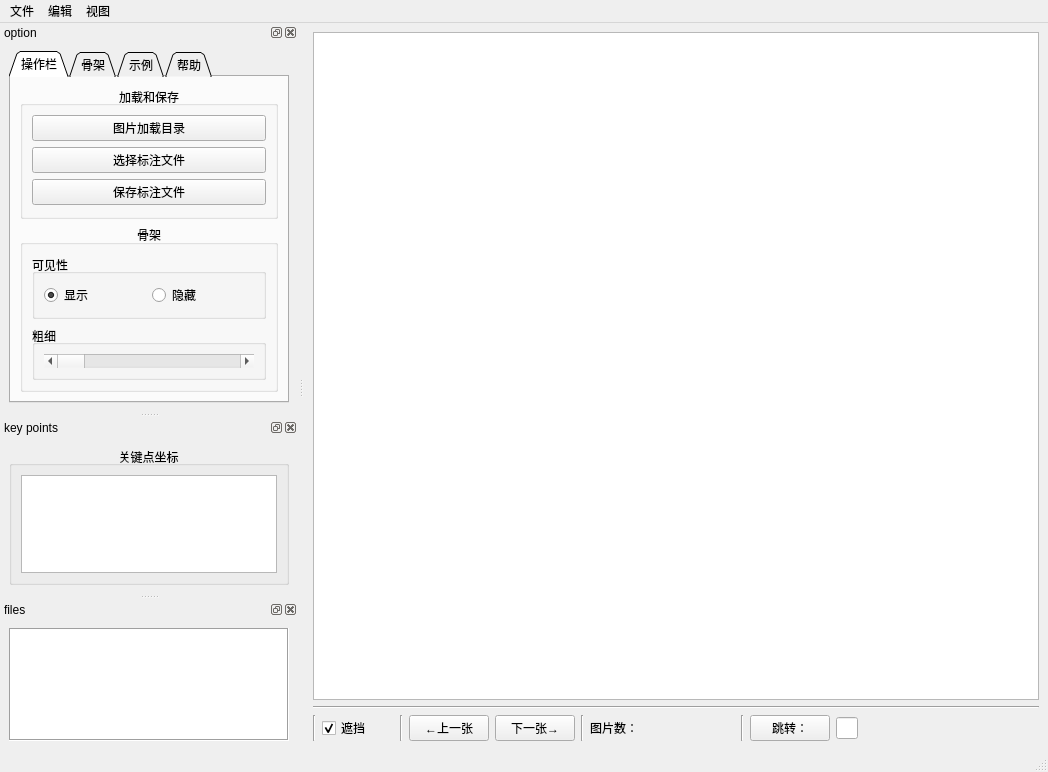
<?xml version="1.0" encoding="UTF-8"?>
<ui version="4.0">
 <class>MainWindow</class>
 <widget class="QMainWindow" name="MainWindow">
  <property name="geometry">
   <rect>
    <x>0</x>
    <y>0</y>
    <width>1048</width>
    <height>772</height>
   </rect>
  </property>
  <property name="windowTitle">
   <string>LabelKPs</string>
  </property>
  <widget class="QWidget" name="centralwidget">
   <layout class="QHBoxLayout" name="horizontalLayout">
    <item>
     <layout class="QVBoxLayout" name="verticalLayout_8">
      <item>
       <widget class="QGraphicsView" name="graphicsView">
        <property name="cursor" stdset="0">
         <cursorShape>CrossCursor</cursorShape>
        </property>
        <property name="acceptDrops">
         <bool>true</bool>
        </property>
        <property name="frameShape">
         <enum>QFrame::StyledPanel</enum>
        </property>
        <property name="frameShadow">
         <enum>QFrame::Sunken</enum>
        </property>
       </widget>
      </item>
      <item>
       <layout class="QVBoxLayout" name="verticalLayout_5">
        <item>
         <widget class="Line" name="line">
          <property name="orientation">
           <enum>Qt::Horizontal</enum>
          </property>
         </widget>
        </item>
        <item>
         <layout class="QHBoxLayout" name="horizontalLayout_3" stretch="0,1,0,1,1,0,2,0,4">
          <item>
           <widget class="Line" name="line_5">
            <property name="orientation">
             <enum>Qt::Vertical</enum>
            </property>
           </widget>
          </item>
          <item>
           <widget class="QCheckBox" name="checkBox">
            <property name="text">
             <string>遮挡</string>
            </property>
            <property name="checked">
             <bool>true</bool>
            </property>
           </widget>
          </item>
          <item>
           <widget class="Line" name="line_4">
            <property name="orientation">
             <enum>Qt::Vertical</enum>
            </property>
           </widget>
          </item>
          <item>
           <widget class="QPushButton" name="preButton">
            <property name="text">
             <string>←上一张</string>
            </property>
           </widget>
          </item>
          <item>
           <widget class="QPushButton" name="nextButton">
            <property name="text">
             <string>下一张→</string>
            </property>
           </widget>
          </item>
          <item>
           <widget class="Line" name="line_2">
            <property name="orientation">
             <enum>Qt::Vertical</enum>
            </property>
           </widget>
          </item>
          <item>
           <widget class="QLabel" name="number_label">
            <property name="text">
             <string>图片数：     </string>
            </property>
           </widget>
          </item>
          <item>
           <widget class="Line" name="line_3">
            <property name="orientation">
             <enum>Qt::Vertical</enum>
            </property>
           </widget>
          </item>
          <item>
           <layout class="QHBoxLayout" name="horizontalLayout_2" stretch="1,1,10">
            <item>
             <widget class="QPushButton" name="goButton">
              <property name="text">
               <string>跳转：</string>
              </property>
             </widget>
            </item>
            <item>
             <widget class="QLineEdit" name="lineEdit">
              <property name="text">
               <string/>
              </property>
             </widget>
            </item>
            <item>
             <spacer name="horizontalSpacer">
              <property name="orientation">
               <enum>Qt::Horizontal</enum>
              </property>
              <property name="sizeHint" stdset="0">
               <size>
                <width>40</width>
                <height>20</height>
               </size>
              </property>
             </spacer>
            </item>
           </layout>
          </item>
         </layout>
        </item>
       </layout>
      </item>
     </layout>
    </item>
   </layout>
  </widget>
  <widget class="QMenuBar" name="menubar">
   <property name="geometry">
    <rect>
     <x>0</x>
     <y>0</y>
     <width>1048</width>
     <height>26</height>
    </rect>
   </property>
   <widget class="QMenu" name="menu">
    <property name="title">
     <string>文件</string>
    </property>
    <addaction name="action_loadDir"/>
    <addaction name="separator"/>
    <addaction name="action_labelfile"/>
    <addaction name="action_save"/>
   </widget>
   <widget class="QMenu" name="menu_2">
    <property name="title">
     <string>编辑</string>
    </property>
    <addaction name="action_drawpoint"/>
    <addaction name="action_drawbox"/>
    <addaction name="separator"/>
    <addaction name="action_pre"/>
    <addaction name="action_next"/>
    <addaction name="action_go"/>
    <addaction name="separator"/>
   </widget>
   <widget class="QMenu" name="menu_3">
    <property name="title">
     <string>视图</string>
    </property>
    <addaction name="actionoption"/>
    <addaction name="actionkey_points"/>
    <addaction name="actionfiles"/>
   </widget>
   <addaction name="menu"/>
   <addaction name="menu_2"/>
   <addaction name="menu_3"/>
  </widget>
  <widget class="QStatusBar" name="statusbar"/>
  <widget class="QDockWidget" name="dockWidget_1">
   <property name="windowTitle">
    <string>option</string>
   </property>
   <attribute name="dockWidgetArea">
    <number>1</number>
   </attribute>
   <widget class="QWidget" name="dockWidgetContents">
    <layout class="QVBoxLayout" name="verticalLayout_2">
     <item>
      <widget class="QTabWidget" name="tabWidget">
       <property name="layoutDirection">
        <enum>Qt::LeftToRight</enum>
       </property>
       <property name="tabPosition">
        <enum>QTabWidget::North</enum>
       </property>
       <property name="tabShape">
        <enum>QTabWidget::Triangular</enum>
       </property>
       <property name="currentIndex">
        <number>0</number>
       </property>
       <property name="elideMode">
        <enum>Qt::ElideNone</enum>
       </property>
       <property name="documentMode">
        <bool>false</bool>
       </property>
       <property name="tabsClosable">
        <bool>false</bool>
       </property>
       <property name="movable">
        <bool>true</bool>
       </property>
       <property name="tabBarAutoHide">
        <bool>false</bool>
       </property>
       <widget class="QWidget" name="tab_1">
        <attribute name="title">
         <string>操作栏</string>
        </attribute>
        <layout class="QVBoxLayout" name="verticalLayout_9">
         <item>
          <widget class="QGroupBox" name="GBload_save">
           <property name="title">
            <string>加载和保存</string>
           </property>
           <property name="alignment">
            <set>Qt::AlignCenter</set>
           </property>
           <layout class="QVBoxLayout" name="verticalLayout_4">
            <item>
             <widget class="QPushButton" name="loadButton">
              <property name="text">
               <string>图片加载目录</string>
              </property>
              <property name="checkable">
               <bool>false</bool>
              </property>
              <property name="autoDefault">
               <bool>false</bool>
              </property>
              <property name="default">
               <bool>false</bool>
              </property>
              <property name="flat">
               <bool>false</bool>
              </property>
             </widget>
            </item>
            <item>
             <widget class="QPushButton" name="jsonButton">
              <property name="text">
               <string>选择标注文件</string>
              </property>
             </widget>
            </item>
            <item>
             <widget class="QPushButton" name="saveButton">
              <property name="text">
               <string>保存标注文件</string>
              </property>
             </widget>
            </item>
           </layout>
          </widget>
         </item>
         <item>
          <widget class="QGroupBox" name="groupBox_3">
           <property name="title">
            <string>骨架</string>
           </property>
           <property name="alignment">
            <set>Qt::AlignHCenter|Qt::AlignTop</set>
           </property>
           <layout class="QVBoxLayout" name="verticalLayout_13">
            <item>
             <widget class="QGroupBox" name="groupBox">
              <property name="title">
               <string>可见性</string>
              </property>
              <property name="alignment">
               <set>Qt::AlignLeading|Qt::AlignLeft|Qt::AlignVCenter</set>
              </property>
              <property name="flat">
               <bool>true</bool>
              </property>
              <property name="checkable">
               <bool>false</bool>
              </property>
              <layout class="QHBoxLayout" name="horizontalLayout_5">
               <item>
                <widget class="QRadioButton" name="radioButton_show">
                 <property name="text">
                  <string>显示</string>
                 </property>
                 <property name="checked">
                  <bool>true</bool>
                 </property>
                </widget>
               </item>
               <item>
                <widget class="QRadioButton" name="radioButton_hide">
                 <property name="text">
                  <string>隐藏</string>
                 </property>
                </widget>
               </item>
              </layout>
             </widget>
            </item>
            <item>
             <widget class="QGroupBox" name="groupBox_2">
              <property name="title">
               <string>粗细</string>
              </property>
              <property name="alignment">
               <set>Qt::AlignLeading|Qt::AlignLeft|Qt::AlignVCenter</set>
              </property>
              <property name="flat">
               <bool>true</bool>
              </property>
              <layout class="QVBoxLayout" name="verticalLayout_11">
               <item>
                <widget class="QScrollBar" name="horizontalScrollBar">
                 <property name="orientation">
                  <enum>Qt::Horizontal</enum>
                 </property>
                </widget>
               </item>
              </layout>
             </widget>
            </item>
           </layout>
          </widget>
         </item>
        </layout>
       </widget>
       <widget class="QWidget" name="tab_3">
        <attribute name="title">
         <string>骨架</string>
        </attribute>
        <layout class="QVBoxLayout" name="verticalLayout_7"/>
       </widget>
       <widget class="QWidget" name="tab_2">
        <attribute name="title">
         <string>示例</string>
        </attribute>
        <layout class="QVBoxLayout" name="verticalLayout" stretch="1,0,3">
         <item>
          <spacer name="verticalSpacer_2">
           <property name="orientation">
            <enum>Qt::Vertical</enum>
           </property>
           <property name="sizeHint" stdset="0">
            <size>
             <width>20</width>
             <height>48</height>
            </size>
           </property>
          </spacer>
         </item>
         <item>
          <widget class="QLabel" name="label_picture">
           <property name="minimumSize">
            <size>
             <width>224</width>
             <height>224</height>
            </size>
           </property>
           <property name="text">
            <string/>
           </property>
           <property name="pixmap">
            <pixmap>C:/Users/WISE &amp; BRAVE/Desktop/Example_n.png</pixmap>
           </property>
           <property name="scaledContents">
            <bool>true</bool>
           </property>
           <property name="alignment">
            <set>Qt::AlignLeading|Qt::AlignLeft|Qt::AlignVCenter</set>
           </property>
           <property name="wordWrap">
            <bool>false</bool>
           </property>
          </widget>
         </item>
         <item>
          <spacer name="verticalSpacer">
           <property name="orientation">
            <enum>Qt::Vertical</enum>
           </property>
           <property name="sizeHint" stdset="0">
            <size>
             <width>20</width>
             <height>151</height>
            </size>
           </property>
          </spacer>
         </item>
        </layout>
       </widget>
       <widget class="QWidget" name="tab">
        <attribute name="title">
         <string>帮助</string>
        </attribute>
        <layout class="QVBoxLayout" name="verticalLayout_12">
         <item>
          <widget class="QLabel" name="label_caption">
           <property name="frameShape">
            <enum>QFrame::NoFrame</enum>
           </property>
           <property name="text">
            <string>TextLabel</string>
           </property>
           <property name="scaledContents">
            <bool>true</bool>
           </property>
          </widget>
         </item>
        </layout>
       </widget>
      </widget>
     </item>
    </layout>
   </widget>
  </widget>
  <widget class="QDockWidget" name="dockWidget_2">
   <property name="windowTitle">
    <string>key points</string>
   </property>
   <attribute name="dockWidgetArea">
    <number>1</number>
   </attribute>
   <widget class="QWidget" name="dockWidgetContents_2">
    <layout class="QVBoxLayout" name="verticalLayout_3">
     <item>
      <widget class="QGroupBox" name="GBkps">
       <property name="title">
        <string>关键点坐标</string>
       </property>
       <property name="alignment">
        <set>Qt::AlignCenter</set>
       </property>
       <layout class="QVBoxLayout" name="verticalLayout_6">
        <item>
         <widget class="QListWidget" name="listWidget_points"/>
        </item>
       </layout>
      </widget>
     </item>
    </layout>
   </widget>
  </widget>
  <widget class="QDockWidget" name="dockWidget_3">
   <property name="accessibleName">
    <string/>
   </property>
   <property name="windowTitle">
    <string>files</string>
   </property>
   <attribute name="dockWidgetArea">
    <number>1</number>
   </attribute>
   <widget class="QWidget" name="dockWidgetContents_3">
    <layout class="QVBoxLayout" name="verticalLayout_10">
     <item>
      <widget class="QListWidget" name="listWidget_files">
       <property name="frameShape">
        <enum>QFrame::Box</enum>
       </property>
       <property name="uniformItemSizes">
        <bool>false</bool>
       </property>
       <property name="selectionRectVisible">
        <bool>false</bool>
       </property>
      </widget>
     </item>
    </layout>
   </widget>
  </widget>
  <action name="action_loadDir">
   <property name="text">
    <string>图片加载目录</string>
   </property>
   <property name="shortcut">
    <string>Ctrl+O</string>
   </property>
  </action>
  <action name="action_labelfile">
   <property name="text">
    <string>选择标注文件</string>
   </property>
   <property name="shortcut">
    <string>Ctrl+J</string>
   </property>
  </action>
  <action name="action_drawpoint">
   <property name="checkable">
    <bool>true</bool>
   </property>
   <property name="checked">
    <bool>true</bool>
   </property>
   <property name="text">
    <string>关键点</string>
   </property>
   <property name="shortcut">
    <string>X</string>
   </property>
   <property name="priority">
    <enum>QAction::NormalPriority</enum>
   </property>
  </action>
  <action name="action_drawbox">
   <property name="checkable">
    <bool>true</bool>
   </property>
   <property name="text">
    <string>边界框</string>
   </property>
   <property name="shortcut">
    <string>B</string>
   </property>
  </action>
  <action name="action_next">
   <property name="text">
    <string>下一张图片</string>
   </property>
   <property name="shortcut">
    <string>D</string>
   </property>
  </action>
  <action name="action_pre">
   <property name="text">
    <string>上一张图片</string>
   </property>
   <property name="shortcut">
    <string>A</string>
   </property>
  </action>
  <action name="action_go">
   <property name="text">
    <string>跳转</string>
   </property>
   <property name="shortcut">
    <string>Enter</string>
   </property>
  </action>
  <action name="actionoption">
   <property name="checkable">
    <bool>true</bool>
   </property>
   <property name="checked">
    <bool>true</bool>
   </property>
   <property name="text">
    <string>option</string>
   </property>
   <property name="shortcut">
    <string>Ctrl+1</string>
   </property>
   <property name="shortcutContext">
    <enum>Qt::WindowShortcut</enum>
   </property>
  </action>
  <action name="actionkey_points">
   <property name="checkable">
    <bool>true</bool>
   </property>
   <property name="checked">
    <bool>true</bool>
   </property>
   <property name="text">
    <string>key points</string>
   </property>
   <property name="shortcut">
    <string>Ctrl+2</string>
   </property>
  </action>
  <action name="actionfiles">
   <property name="checkable">
    <bool>true</bool>
   </property>
   <property name="checked">
    <bool>true</bool>
   </property>
   <property name="text">
    <string>files</string>
   </property>
   <property name="shortcut">
    <string>Ctrl+3</string>
   </property>
  </action>
  <action name="action_save">
   <property name="text">
    <string>保存标注文件</string>
   </property>
   <property name="shortcut">
    <string>Ctrl+S</string>
   </property>
  </action>
 </widget>
 <resources/>
 <connections>
  <connection>
   <sender>actionfiles</sender>
   <signal>toggled(bool)</signal>
   <receiver>dockWidget_3</receiver>
   <slot>setVisible(bool)</slot>
   <hints>
    <hint type="sourcelabel">
     <x>-1</x>
     <y>-1</y>
    </hint>
    <hint type="destinationlabel">
     <x>142</x>
     <y>654</y>
    </hint>
   </hints>
  </connection>
  <connection>
   <sender>actionkey_points</sender>
   <signal>toggled(bool)</signal>
   <receiver>dockWidget_2</receiver>
   <slot>setVisible(bool)</slot>
   <hints>
    <hint type="sourcelabel">
     <x>-1</x>
     <y>-1</y>
    </hint>
    <hint type="destinationlabel">
     <x>142</x>
     <y>482</y>
    </hint>
   </hints>
  </connection>
  <connection>
   <sender>actionoption</sender>
   <signal>toggled(bool)</signal>
   <receiver>dockWidget_1</receiver>
   <slot>setVisible(bool)</slot>
   <hints>
    <hint type="sourcelabel">
     <x>-1</x>
     <y>-1</y>
    </hint>
    <hint type="destinationlabel">
     <x>142</x>
     <y>201</y>
    </hint>
   </hints>
  </connection>
  <connection>
   <sender>dockWidget_1</sender>
   <signal>visibilityChanged(bool)</signal>
   <receiver>actionoption</receiver>
   <slot>setChecked(bool)</slot>
   <hints>
    <hint type="sourcelabel">
     <x>142</x>
     <y>201</y>
    </hint>
    <hint type="destinationlabel">
     <x>-1</x>
     <y>-1</y>
    </hint>
   </hints>
  </connection>
  <connection>
   <sender>dockWidget_2</sender>
   <signal>visibilityChanged(bool)</signal>
   <receiver>actionkey_points</receiver>
   <slot>setChecked(bool)</slot>
   <hints>
    <hint type="sourcelabel">
     <x>142</x>
     <y>482</y>
    </hint>
    <hint type="destinationlabel">
     <x>-1</x>
     <y>-1</y>
    </hint>
   </hints>
  </connection>
  <connection>
   <sender>dockWidget_3</sender>
   <signal>visibilityChanged(bool)</signal>
   <receiver>actionfiles</receiver>
   <slot>setChecked(bool)</slot>
   <hints>
    <hint type="sourcelabel">
     <x>142</x>
     <y>654</y>
    </hint>
    <hint type="destinationlabel">
     <x>-1</x>
     <y>-1</y>
    </hint>
   </hints>
  </connection>
  <connection>
   <sender>action_next</sender>
   <signal>triggered()</signal>
   <receiver>nextButton</receiver>
   <slot>click()</slot>
   <hints>
    <hint type="sourcelabel">
     <x>-1</x>
     <y>-1</y>
    </hint>
    <hint type="destinationlabel">
     <x>450</x>
     <y>693</y>
    </hint>
   </hints>
  </connection>
  <connection>
   <sender>action_go</sender>
   <signal>triggered()</signal>
   <receiver>goButton</receiver>
   <slot>click()</slot>
   <hints>
    <hint type="sourcelabel">
     <x>-1</x>
     <y>-1</y>
    </hint>
    <hint type="destinationlabel">
     <x>696</x>
     <y>693</y>
    </hint>
   </hints>
  </connection>
  <connection>
   <sender>action_pre</sender>
   <signal>triggered()</signal>
   <receiver>preButton</receiver>
   <slot>click()</slot>
   <hints>
    <hint type="sourcelabel">
     <x>-1</x>
     <y>-1</y>
    </hint>
    <hint type="destinationlabel">
     <x>350</x>
     <y>693</y>
    </hint>
   </hints>
  </connection>
  <connection>
   <sender>action_labelfile</sender>
   <signal>triggered()</signal>
   <receiver>jsonButton</receiver>
   <slot>click()</slot>
   <hints>
    <hint type="sourcelabel">
     <x>-1</x>
     <y>-1</y>
    </hint>
    <hint type="destinationlabel">
     <x>141</x>
     <y>182</y>
    </hint>
   </hints>
  </connection>
  <connection>
   <sender>action_loadDir</sender>
   <signal>triggered()</signal>
   <receiver>loadButton</receiver>
   <slot>click()</slot>
   <hints>
    <hint type="sourcelabel">
     <x>-1</x>
     <y>-1</y>
    </hint>
    <hint type="destinationlabel">
     <x>141</x>
     <y>139</y>
    </hint>
   </hints>
  </connection>
  <connection>
   <sender>action_save</sender>
   <signal>triggered()</signal>
   <receiver>saveButton</receiver>
   <slot>click()</slot>
   <hints>
    <hint type="sourcelabel">
     <x>-1</x>
     <y>-1</y>
    </hint>
    <hint type="destinationlabel">
     <x>154</x>
     <y>201</y>
    </hint>
   </hints>
  </connection>
 </connections>
</ui>
